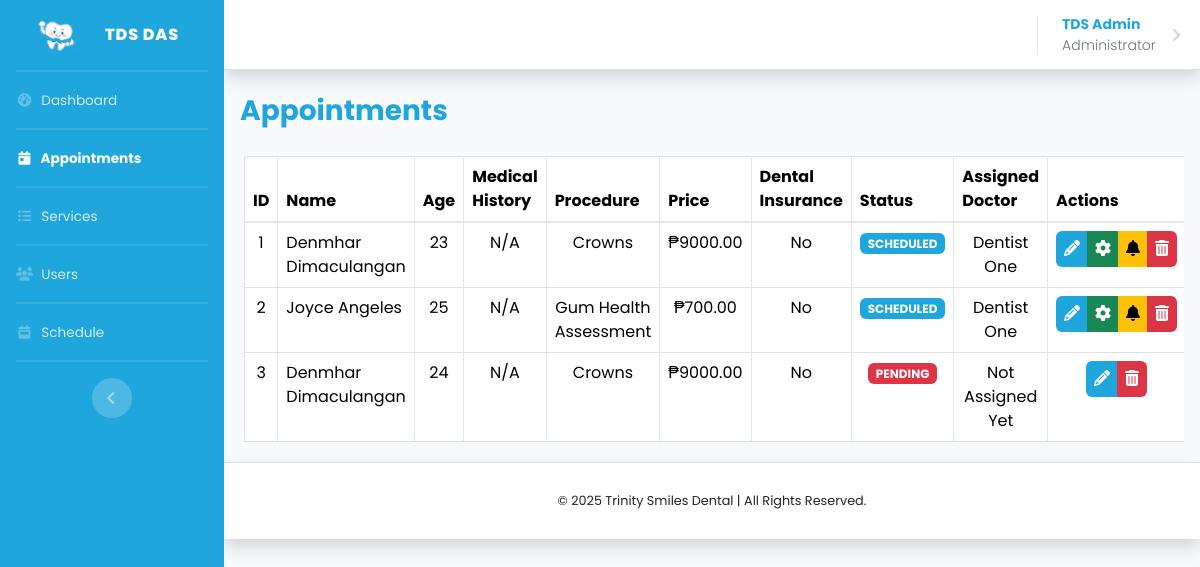
The page /pages/admin/appointments.php (signed in) on the database its author committed.
### tables this page shows
CREATE TABLE `appointments` (
  `id` int(11) NOT NULL,
  `user_id` char(36) DEFAULT NULL,
  `name` varchar(100) DEFAULT NULL,
  `age` int(11) DEFAULT NULL,
  `email` varchar(100) DEFAULT NULL,
  `contact` varchar(15) DEFAULT NULL,
  `medicalRecord` text DEFAULT NULL,
  `procedure` varchar(100) DEFAULT NULL,
  `price` varchar(100) NOT NULL,
  `bookingDate` date DEFAULT NULL,
  `preferredTime` time DEFAULT NULL,
  `insurance` varchar(10) DEFAULT NULL,
  `assigned_doctor` varchar(100) DEFAULT NULL,
  `status` enum('Scheduled','Completed','Canceled','Pending') DEFAULT 'Pending',
  `created_at` timestamp NOT NULL DEFAULT current_timestamp(),
  `updated_at` timestamp NOT NULL DEFAULT current_timestamp() ON UPDATE current_timestamp()
);

### auth.php (called while the page is built, shortened)
<?php
function getFullname() {
    return isset($_SESSION['name']) ? $_SESSION['name'] : 'Guest User';
}
function getRole() {
    return isset($_SESSION['role']) ? $_SESSION['role'] : 'Guest Role';
}
?>

### pages/admin/appointments.php (the view, shortened to what this page needs)
<?php
require_once $_SERVER['DOCUMENT_ROOT'] . '/dental-appointment-system/auth.php';
?>
<!DOCTYPE html>
<html lang="en">
<head>
    <link href="/dental-appointment-system/css/sb-admin-2.min.css" rel="stylesheet">
    <link rel="stylesheet" href="/dental-appointment-system/vendor/apexcharts/dist/apexcharts.css">
    <link href="https://cdn.jsdelivr.net/npm/bootstrap@5.3.5/dist/css/bootstrap.min.css" rel="stylesheet"
>
    <link rel="stylesheet" href="https://cdn.datatables.net/2.2.2/css/dataTables.bootstrap5.css">
    <link rel="stylesheet" href="https://cdn.datatables.net/buttons/3.2.2/css/buttons.dataTables.min.css">
    <link rel="stylesheet" href="/dental-appointment-system/css/dashboard.css">
    <link rel="stylesheet" href="/dental-appointment-system/css/validate.css">
    <link rel="stylesheet" href="https://cdnjs.cloudflare.com/ajax/libs/toastr.js/latest/toastr.min.css" />
    <link rel="stylesheet" href="https://cdn.jsdelivr.net/npm/select2@4.1.0-rc.0/dist/css/select2.min.css" />
    <link rel="stylesheet"
        href="https://cdn.jsdelivr.net/npm/select2-bootstrap-5-theme@1.3.0/dist/select2-bootstrap-5-theme.min.css" />
</head>
<body id="page-top">
    <div id="wrapper">
        <ul class="navbar-nav bg-blue sidebar sidebar-dark accordion" id="accordionSidebar">
            <a class="sidebar-brand d-flex align-items-center justify-content-center">
                <div class="sidebar-brand-icon">
                    <img src="/dental-appointment-system/img/clockt.png" alt="Logo" width="60"
                        class="d-inline-block align-text-top">
                </div>
                <div class="sidebar-brand-text mx-3">TDS DAS</div>
            </a>
            <hr class="sidebar-divider my-0">
            <li class="nav-item">
                <a class="nav-link" href="dashboard.php">
                    <i class="fas fa-fw fa-tachometer-alt"></i>
                    <span>Dashboard</span></a>
            </li>
            <hr class="sidebar-divider mb-0">
            <li class="nav-item active">
                <a class="nav-link">
                    <i class="fas fa-fw fa-calendar-day"></i>
                    <span>Appointments</span></a>
            </li>
            <hr class="sidebar-divider mb-0">
            <li class="nav-item">
                <a class="nav-link" href="services.php">
                    <i class="fas fa-fw fa-list"></i>
                    <span>Services</span></a>
            </li>
            <hr class="sidebar-divider mb-0">
            <li class="nav-item">
                <a class="nav-link" href="users.php">
                    <i class="fas fa-fw fa-users"></i>
                    <span>Users</span></a>
            </li>
            <hr class="sidebar-divider mb-0">
            <li class="nav-item">
                <a class="nav-link" href="schedule.php">
                    <i class="fas fa-fw fa-calendar-week"></i>
                    <span>Schedule</span></a>
            </li>
            <hr class="sidebar-divider d-none d-md-block">
            <div class="text-center d-none d-md-inline">
                <button class="rounded-circle border-0" id="sidebarToggle"></button>
            </div>
        </ul>
        <div id="content-wrapper" class="d-flex flex-column">
            <div id="content">
                <nav class="navbar navbar-expand navbar-light bg-white topbar mb-4 static-top shadow border-bottom">
                    <ul class="navbar-nav ml-auto">
                        <li class="nav-item dropdown me-2">
                            <a class="nav-link dropdown-toggle" href="#" id="userDropdown" role="button"
                                data-toggle="dropdown" aria-haspopup="true" aria-expanded="false">
                                <span class=" text-primary mr-2 small font-weight-bold">
                                    <?php echo getFullname(); ?><br><span
                                        class="text-secondary font-weight-light"><?php echo getRole(); ?></span></span>
                            </a>
                        </li>
                    </ul>
                </nav>
                <div class="container-fluid px-3">
                    <div class="d-sm-flex align-items-center justify-content-between mb-4">
                        <h1 class="h3 mb-0 text-primary font-weight-bold">Appointments</h1>
                    </div>
                    <div class="table-responsive px-1 py-1">
                        <div class="data_table">
                            <table id="myTable" class="table table-bordered" style="width:100%">
                                <thead>
                                    <tr>
                                        <th scope="col">ID</th>
                                        <th scope="col">Name</th>
                                        <th scope="col">Age</th>
                                        <th scope="col">Medical History</th>
                                        <th scope="col">Procedure</th>
                                        <th scope="col">Price</th>
                                        <th scope="col">Dental Insurance</th>
                                        <th scope="col">Status</th>
                                        <th scope="col">Assigned Doctor</th>
                                        <th scope="col">Actions</th>
                                    </tr>
                                </thead>
                                <tbody class="text-dark">
                                    <?php
                                    $query = "SELECT * FROM appointments";
                                    $query_run = mysqli_query($conn, $query);
                                    if (mysqli_num_rows($query_run) > 0) {
                                        foreach ($query_run as $items) {
                                            ?>
                                            <tr>
                                                <td class="text-center">
                                                    <?= $items['id']; ?>
                                                </td>
                                                <td>
                                                    <?= $items['name']; ?>
                                                </td>
                                                <td class="text-center">
                                                    <?= $items['age']; ?>
                                                </td>
                                                <td class="text-center">
                                                    <?= $items['medicalRecord']; ?>
                                                </td>
                                                <td class="text-center">
                                                    <?= $items['procedure']; ?>
                                                </td>
                                                <td class="text-center">
                                                    <?= "₱" . $items['price']; ?>
                                                </td>
                                                <td class="text-center">
                                                    <?= $items['insurance']; ?>
                                                </td>
                                                <td class="text-center"
                                                    data-status="<?php echo htmlspecialchars($items['status']); ?>">
                                                    <?php
                                                    $status = strtoupper($items['status']);
                                                    $badgeClass = match ($items['status']) {
                                                        "Scheduled" => "bg-blue",
                                                        "Completed" => "bg-success",
                                                        "Canceled" => "bg-danger",
                                                        "Pending" => "bg-danger",
                                                        default => "bg-secondary"
                                                    };
                                                    ?>
                                                    <span class="badge <?= $badgeClass ?>"><?= $status ?></span>
                                                </td>
                                                <td class="text-center">
                                                <?= !empty($items['assigned_doctor']) ? $items['assigned_doctor'] : 'Not Assigned Yet'; ?>
                                                </td>
                                                <td class="text-center">
                                                    <div class="btn-group me-2">
                                                        <button type="button" class="btn btn-book btn-md editbtn px-2"><i
                                                                class="fa fa-pencil"></i></button>
                                                        <?php if ($items['status'] == 'Scheduled'):
                                                            ?>
                                                            <button type="button"
                                                                class="btn btn-success btn-md editbtndentist px-2"><i
                                                                    class="fa fa-cog"></i></button>
                                                        <?php endif; ?>
                                                        <?php if ($items['status'] == 'Scheduled'):
                                                            ?>
                                                            <a href="/dental-appointment-system/pages/admin/api/sendemailnotification.php?id=<?php echo $items['id']; ?>"
                                                                class="btn btn-warning px-2">
                                                                <i class="fa fa-bell"></i></a>
                                                        <?php endif; ?>
                                                        <button type="button" class="btn btn-danger btn-md deletebtn px-2"><i
                                                                class="fa fa-trash"></i>
                                                        </button>
                                                    </div>
                                                </td>
                                            </tr>
                                            <?php
                                        }
                                    }
                                    ?>
                                </tbody>
                            </table>
                        </div>
                    </div>
                </div>
                <footer class="sticky-footer bg-white shadow border-top">
                    <div class="container my-auto">
                        <div class="copyright text-center my-auto">©
                            </span> Trinity Smiles Dental | All Rights Reserved.</span>
                        </div>
                    </div>
                </footer>
            </div>
        </div>
</body>
</html>

### css/dashboard.css (style rules this page uses)
* { margin: 0; padding: 0; box-sizing: border-box; font-family: "Poppins", sans-serif; scroll-behavior: smooth; }
.bg-blue { background-color: #1fa6dc; }
.btn-book { background-color: #1fa6dc !important; color: white; box-shadow: none !important; border: 0; }
.btn-warning , .btn-secondary, .btn-primary, .btn-success, .btn-danger { box-shadow: none !important; border: 0; }
.text-primary { color: #1fa6dc !important; }
.sidebar hr.sidebar-divider { border: #ffffff 1px solid; opacity: 0.10; }

### rows shown on the page
appointments: id "1", name "Denmhar Dimaculangan", age "23", medicalRecord "N/A", procedure "Crowns", price "9000.00", insurance "No", status "SCHEDULED", assigned_doctor "Dentist One"
appointments: id "2", name "Joyce Angeles", age "25", medicalRecord "N/A", procedure "Gum Health Assessment", price "700.00", insurance "No", status "SCHEDULED", assigned_doctor "Dentist One"
appointments: id "3", name "Denmhar Dimaculangan", age "24", medicalRecord "N/A", procedure "Crowns", price "9000.00", insurance "No", status "PENDING", shows "Not Assigned Yet"

### other values the page prints
getFullname() "TDS Admin"
getRole() "Administrator"
